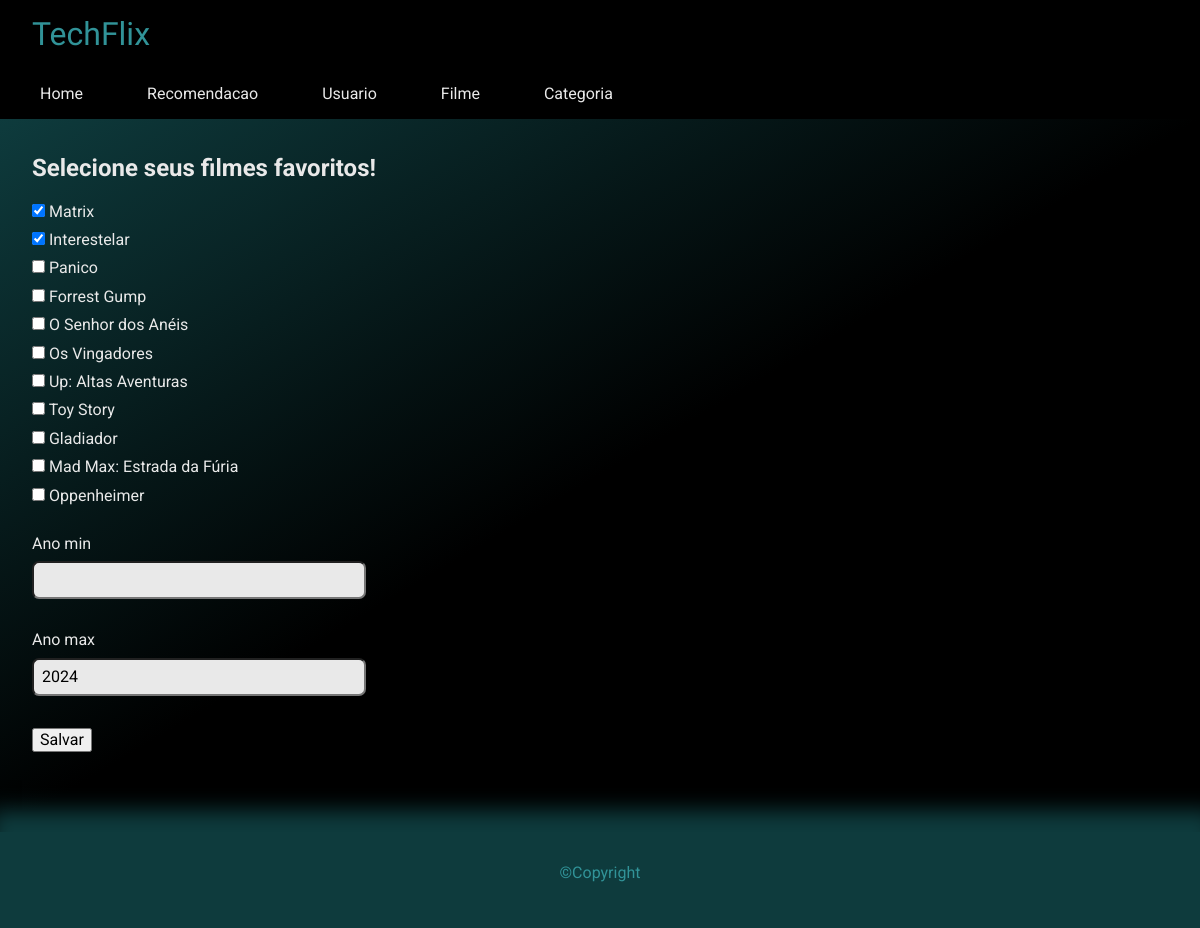
The page /recomendacao/ on the database as committed earlier.
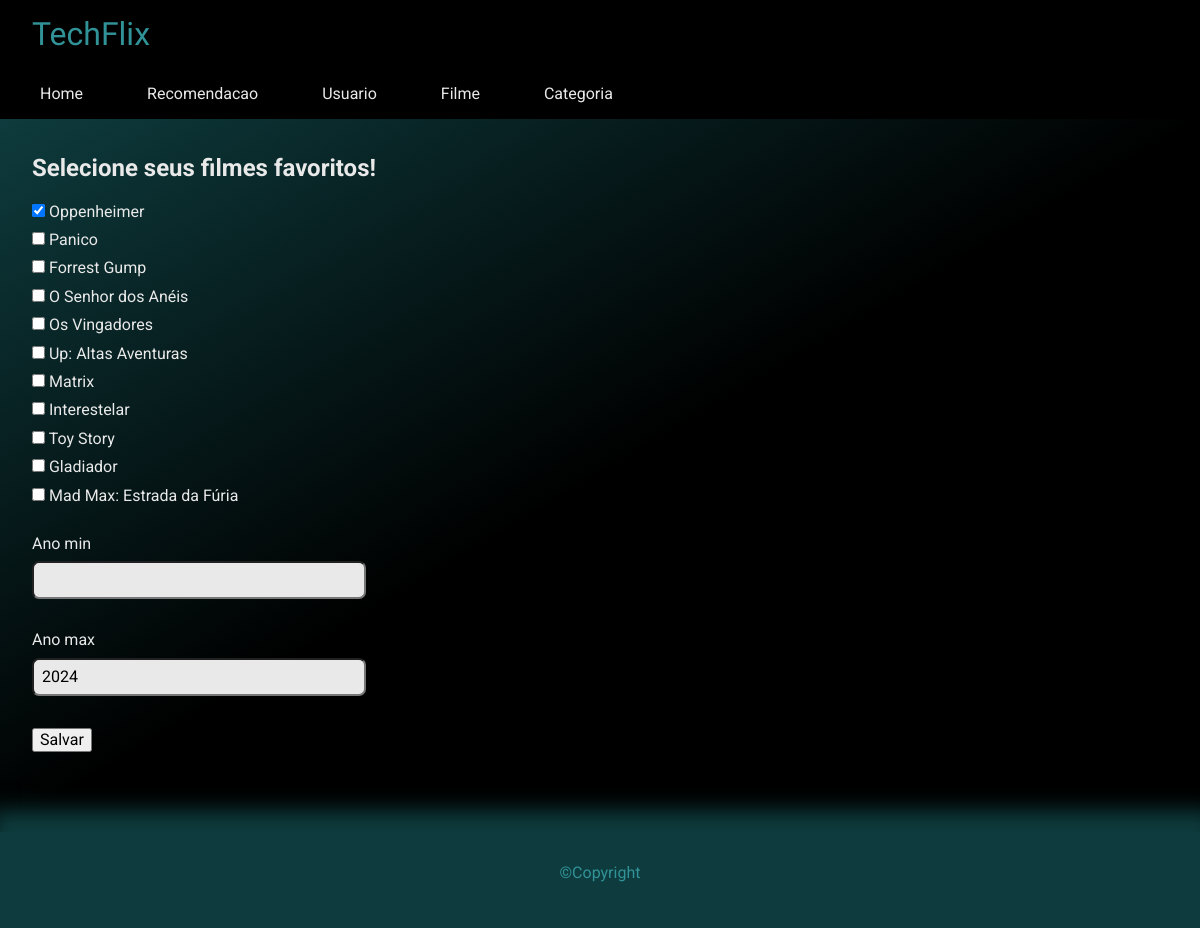
The same page on the database as committed later.
### filme/models.py (models this page shows)
class FilmeRecomedado(models.Model):
    idFilmeRecomendado = models.AutoField(primary_key=True)
    idFilme = models.ForeignKey(Filme, on_delete=models.SET_NULL, blank=True, null=True)
    idUsuario = models.ForeignKey(Usuario, on_delete=models.SET_NULL, blank=True, null=True)

class Filme(models.Model):
    idFilme = models.AutoField(primary_key=True)
    titulo = models.CharField(max_length=200, blank=False, null=False)
    descricao = models.CharField(max_length=200, null=True, blank=True)
    classificacao = models.IntegerField()
    lancamento = models.DateField()
    avaliacao = models.FloatField(blank=True, null=True)
    foto = models.ImageField(upload_to='imagens/', null=True, blank=True)
    categoria = models.ForeignKey(Categoria, on_delete=models.SET_NULL, blank=True, null=True)

### filme/views.py (the view, shortened to what this page needs)
# urls.py: path('recomendacao/', views.recomendacao, name='recomendacao'),
def recomendacao(request):
    usuarios = models.Usuario.objects.get(pk=1)
    filmesRecomendados = models.FilmeRecomedado.objects.filter(idUsuario=usuarios)
    filmes = models.Filme.objects.all().exclude(idFilme__in=filmesRecomendados.values('idFilme'))
    return render(request, 'filme/selecionarRecomendacao.html', {
                'filmes':filmes,
                'filmesRecomendados':filmesRecomendados})

### filme/templates/filme/selecionarRecomendacao.html (shortened to what this page needs)
{% extends 'global/base.html' %}
{% load static %}
{% block 'conteudo' %}
<main>
    <div class="modal-content">
        <h2>Selecione seus filmes favoritos!</h2>
        <form action="" method="POST">
            {% for filme in filmesRecomendados %}
            <div class="checkboxInput">
                <input type="checkbox" value="{{filme.idFilme.pk}}" name="idFilme" id="idFilme{{ filme.idFilme.pk }}" checked>
                <label class="" for="idFilme{{ filme.idFilme.pk }}">{{ filme.idFilme.titulo }}</label>
            </div>
            {% endfor %}
            {% for filme in filmes %}
                <div class="checkboxInput">
                    <input type="checkbox" value="{{filme.pk}}" name="idFilme" id="idFilme{{ filme.pk }}" >
                    <label class="" for="idFilme{{ filme.pk }}">{{ filme.titulo }}</label>
                </div>
            {% endfor %}
            <div class="number_input">
                <label id="input_ano_min" class="label_box_txt" for="">Ano min</label>
                <input class="box_txt" type="number" name="ano_min" min="1900" max="2050" id="ano_min" required>
                <label class="label_box_txt" for="">Ano max</label>
                <input class="box_txt" type="number" name="ano_max" value="2024" min="1900" max="2050" id="ano_max" required>
                <input type="submit" value="Salvar">
            </div>
        </form>
    </div>
</main>
{% endblock 'conteudo' %}

Rows that differ between the two databases and show on the page:
removed FilmeRecomedado: idFilme.titulo "Matrix"
removed FilmeRecomedado: idFilme.titulo "Interestelar"
no longer on this page (row unchanged): Filme: titulo "Oppenheimer"
added FilmeRecomedado: idFilme.titulo "Oppenheimer"
now on this page (row unchanged): Filme: titulo "Matrix"
now on this page (row unchanged): Filme: titulo "Interestelar"
